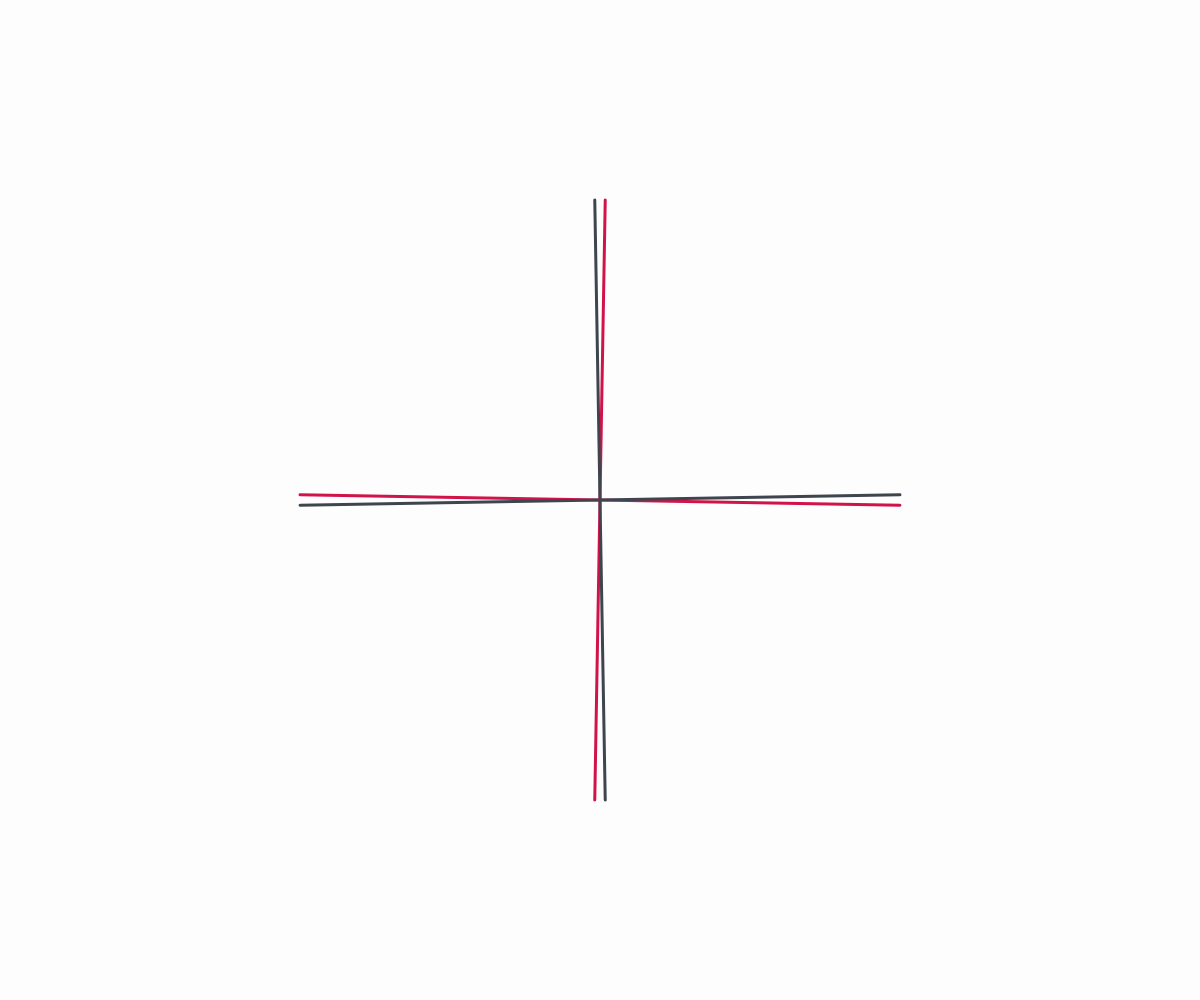
Frame 1 (no input)
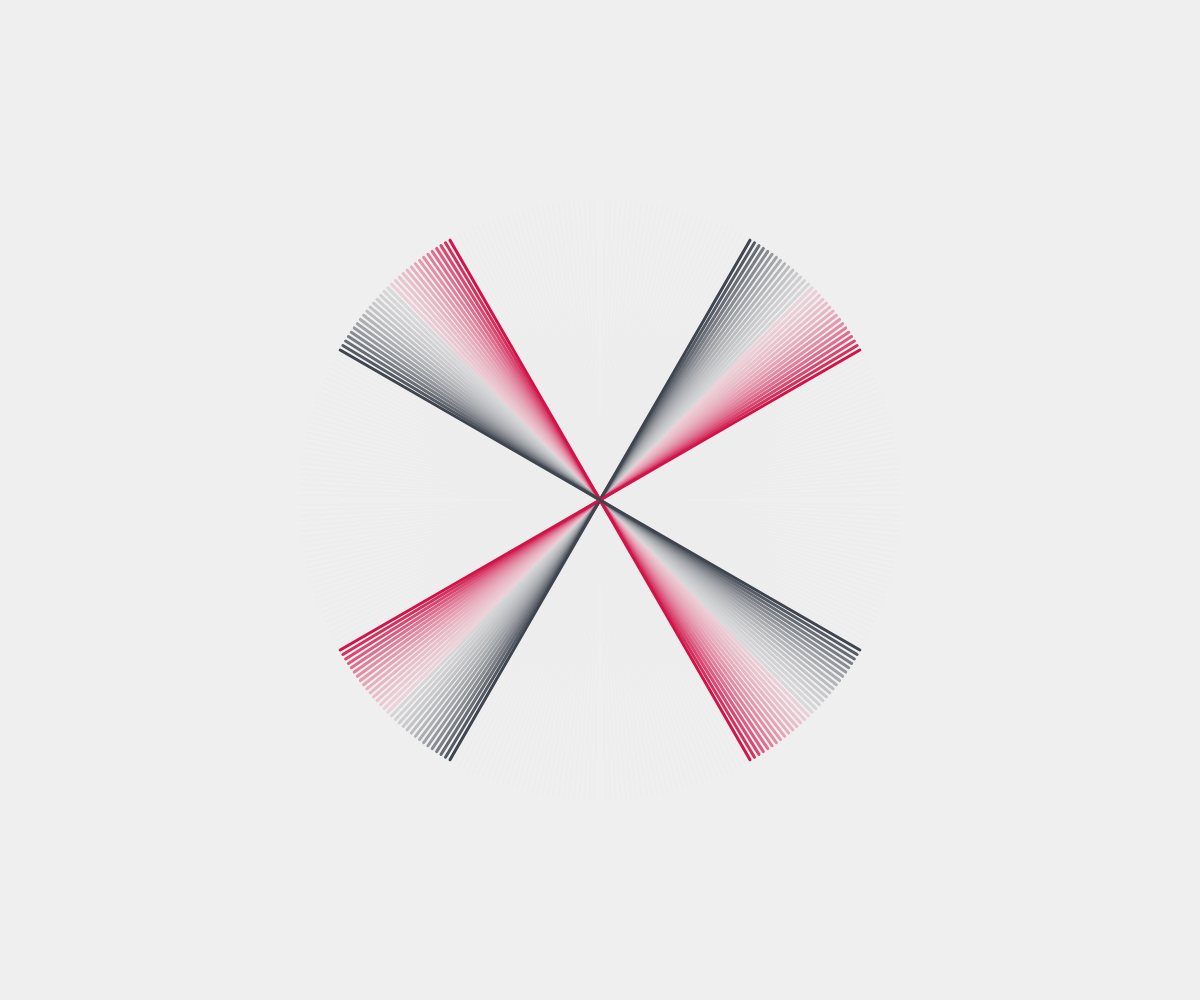
Frame 60 (no input)
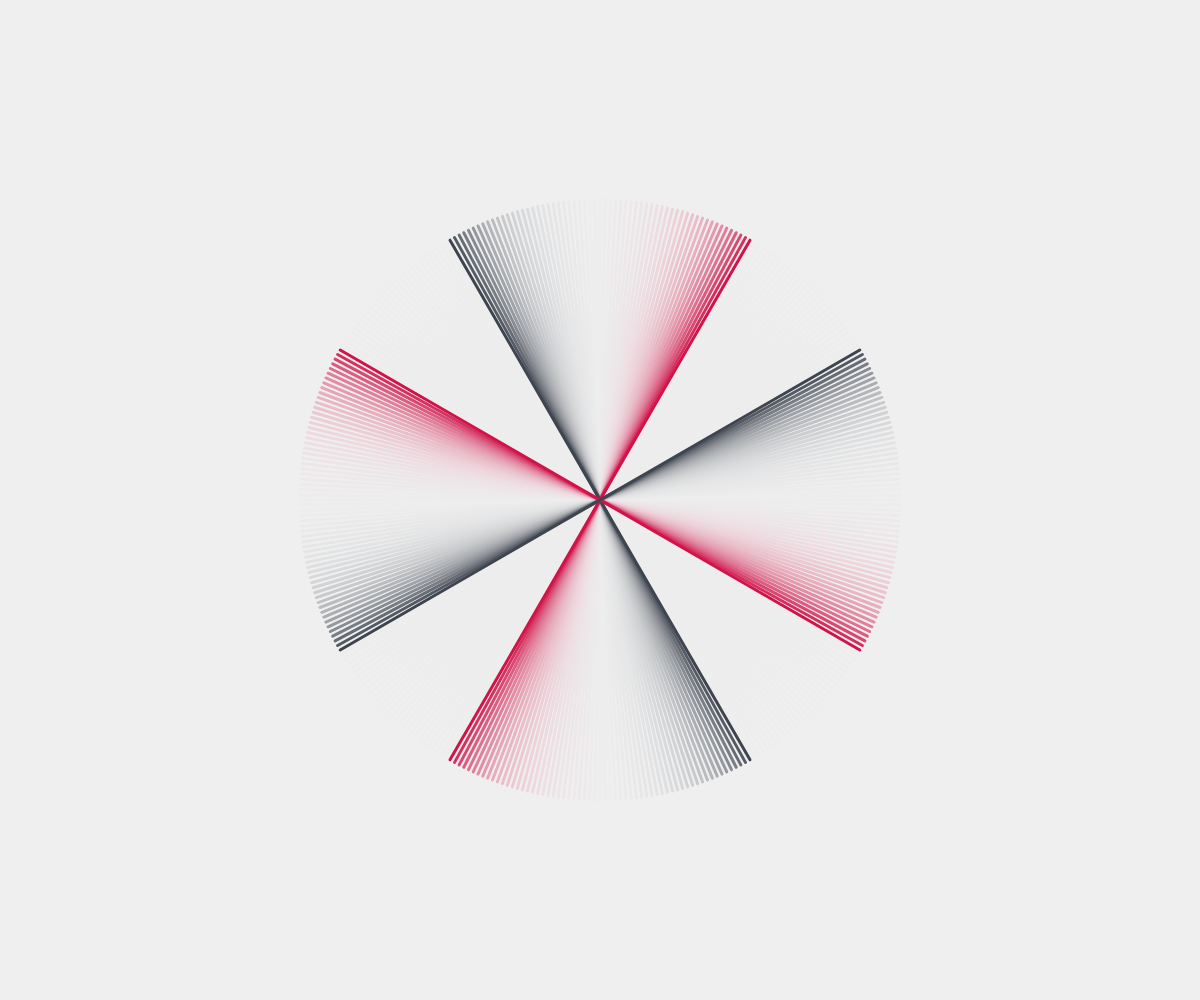
Frame 120 (the mouse pressed at the canvas centre since frame 60)

The p5.js sketch that drew these frames (run headless with seeded random() and noise() and a simulated clock; from frame 60 on, the mouse is pressed at the canvas centre):

// p5.js sketch
// ── sketch.js
function setup() {
  createCanvas(windowWidth, windowHeight);
}

function draw() {
  background('#F0F0F020');
  strokeWeight(3);
  
  push();
  translate(width/2, height/2);
  rotate(frameCount * HALF_PI / 90)
  stroke('#D11349');
  line(-300, 0, 300, 0)
  pop()
  
  push();
  translate(width/2, height/2);
  rotate(frameCount * -HALF_PI / 90);
  stroke('#3E454F');
  line(-300, 0, 300, 0)
  pop()
  
  push();
  translate(width/2, height/2);
  rotate(frameCount * HALF_PI / 90)
  stroke('#D11349');
  line(0, -300, 0, 300)
  pop()
  
  push();
  translate(width/2, height/2);
  rotate(frameCount * -HALF_PI / 90)
  stroke('#3E454F');
  line(0, -300, 0, 300)
  pop()

}
